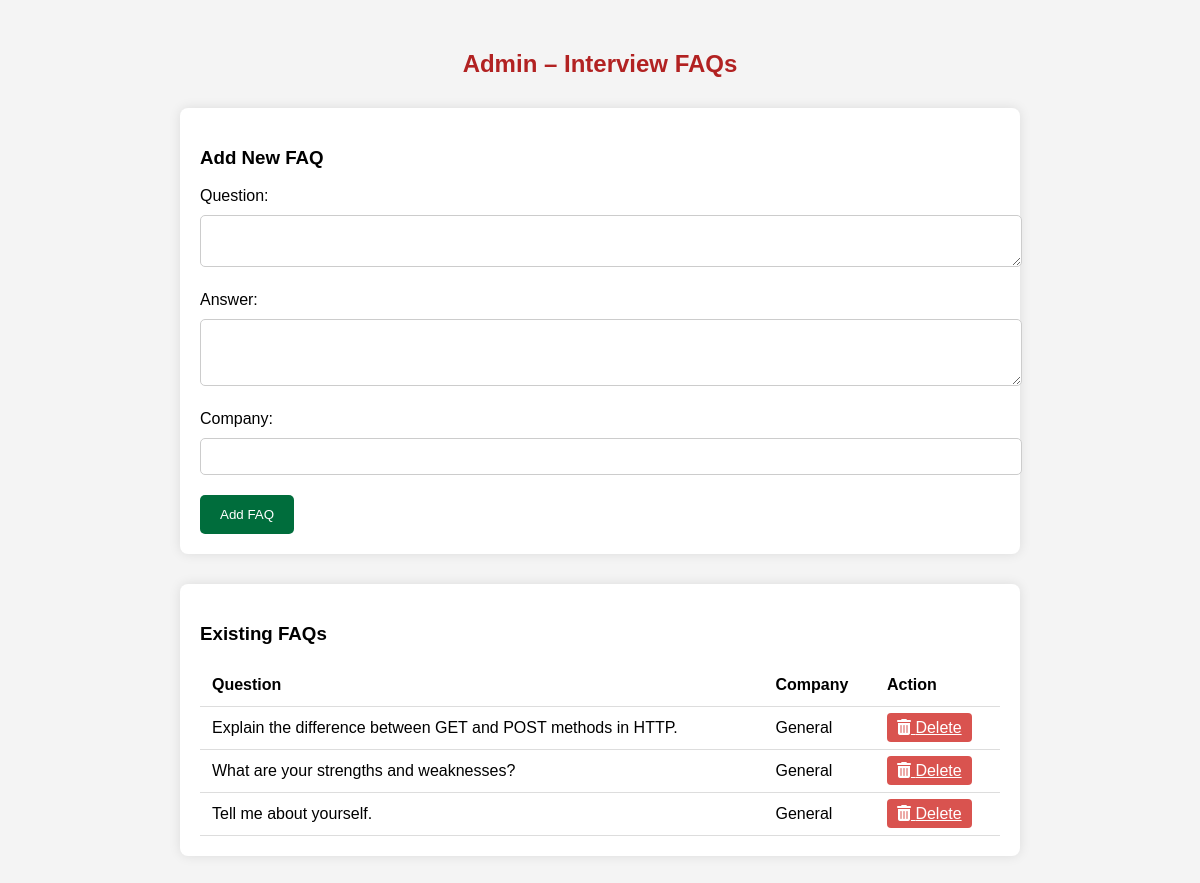
Page /admin_interview_faqs.php on the committed database.
### tables this page shows
CREATE TABLE interview_faqs (
    id INT NOT NULL AUTO_INCREMENT PRIMARY KEY,
    question TEXT NOT NULL,
    answer TEXT NOT NULL,
    category VARCHAR(100),
    company VARCHAR(100),
    created_at TIMESTAMP DEFAULT CURRENT_TIMESTAMP
);

### admin_interview_faqs.php (the view, shortened to what this page needs)
<?php
include 'database_connection.php';
$faqs = [];
$result = $conn->query("SELECT id, question, answer, company FROM interview_faqs ORDER BY id DESC");
if ($result && $result->num_rows > 0) {
    while ($row = $result->fetch_assoc()) {
        $faqs[] = $row;
    }
}
?>
<!DOCTYPE html>
<html>
<head>
    <link rel="stylesheet" href="https://cdnjs.cloudflare.com/ajax/libs/font-awesome/6.5.0/css/all.min.css">
</head>
<body>
<h2>Admin – Interview FAQs</h2>
<div class="form-section">
    <h3>Add New FAQ</h3>
    <form method="POST">
        <label>Question:</label>
        <textarea name="question" rows="2" required></textarea>
        <label>Answer:</label>
        <textarea name="answer" rows="3" required></textarea>
        <label>Company:</label>
        <input type="text" name="company" required>
        <button type="submit" name="add_faq">Add FAQ</button>
    </form>
</div>
<div class="table-section">
    <h3>Existing FAQs</h3>
    <table>
        <tr>
            <th>Question</th>
            <th>Company</th>
            <th>Action</th>
        </tr>
        <?php if (!empty($faqs)): ?>
            <?php foreach ($faqs as $faq): ?>
                <tr>
                    <td><?php echo htmlspecialchars($faq['question']); ?></td>
                    <td><?php echo htmlspecialchars($faq['company']); ?></td>
                    <td>
                        <a href="?delete=<?php echo $faq['id']; ?>" class="delete-btn">
                            <i class="fas fa-trash-alt"></i> Delete
                        </a>
                    </td>
                </tr>
            <?php endforeach; ?>
        <?php else: ?>
            <tr><td colspan="3">No FAQs found.</td></tr>
        <?php endif; ?>
    </table>
</div>
</body>
</html>

### admin_interview_faqs.php (style rules this page uses)
body { font-family: Arial, sans-serif; background: #f4f4f4; margin: 0; padding: 30px; }
h2 { text-align: center; color: #b22222; }
.form-section, .table-section { max-width: 800px; margin: 30px auto; background: white; padding: 20px; border-radius: 8px; box-shadow: 0 0 12px rgba(0,0,0,0.1); }
input, textarea { width: 100%; padding: 10px; margin-top: 10px; margin-bottom: 20px; border: 1px solid #ccc; border-radius: 5px; }
button { padding: 12px 20px; background-color: #006d3c; color: white; border: none; border-radius: 5px; cursor: pointer; }
table { width: 100%; border-collapse: collapse; margin-top: 10px; }
th, td { padding: 12px; border-bottom: 1px solid #ddd; text-align: left; }
.delete-btn { background-color: #d9534f; color: white; padding: 6px 10px; border: none; border-radius: 4px; cursor: pointer; }

### rows in the picture
interview_faqs: question "Explain the difference between GET and POST methods in HTTP.", company "General"
interview_faqs: question "What are your strengths and weaknesses?", company "General"
interview_faqs: question "Tell me about yourself.", company "General"
